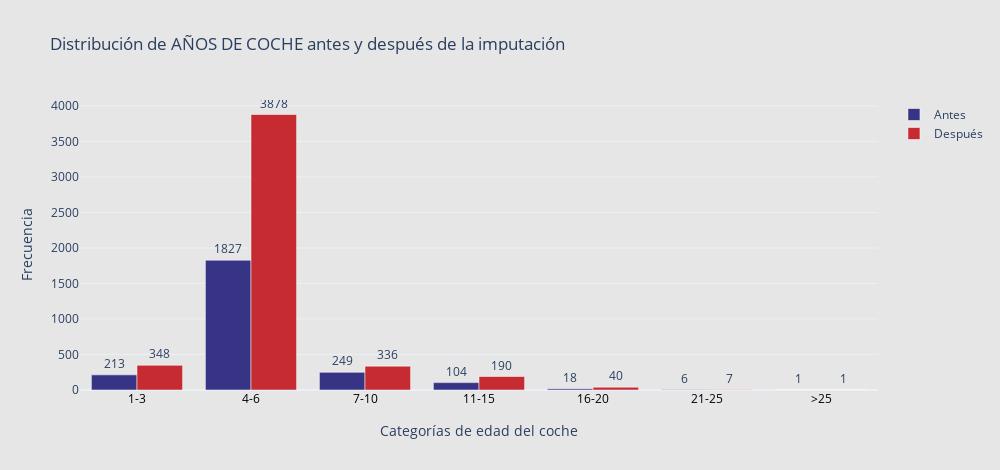

This figure's notebook cell:
### Code cell
# Valores agrupados por edad/años de coche (ordenados)
antes_vals = df_antes['edad_coche'].value_counts().sort_index()
despues_vals = df_bmw['años_coche'].value_counts().sort_index()

# Convertir índices en cadenas si es necesario (para evitar problemas en el eje X)
x_labels = [str(i) for i in antes_vals.index]

fig = go.Figure()

# Añadir barras para Antes
fig.add_trace(go.Bar(
    x=x_labels,
    y=antes_vals.values,
    name='Antes',
    marker_color='#373485',
    text=antes_vals.values,
    textposition='outside',
    opacity=1,
))

# Añadir barras para Después
fig.add_trace(go.Bar(
    x=x_labels,
    y=despues_vals.reindex(antes_vals.index, fill_value=0).values,
    name='Después',
    marker_color='#c52b30',
    text=despues_vals.reindex(antes_vals.index, fill_value=0).values,
    textposition='outside',
    opacity=1,
))

# Layout
fig.update_layout(
    title="Distribución de AÑOS DE COCHE antes y después de la imputación",
    xaxis_title="Categorías de edad del coche",
    yaxis_title="Frecuencia",
    barmode='group',
    template='plotly_white',
    width=1000,
    height=470,
    plot_bgcolor='#e6e6e7',
    paper_bgcolor='#e6e6e7',
    xaxis=dict(
        tickfont=dict(color='black'),
        title_standoff=20
    )
)

fig.show()

### Figure 1 — Plotly figure (JSON) as saved in the notebook; plotly's stock layout.template omitted (floating-point values rounded to 4 significant figures)
{"data": [{"marker": {"color": "#373485"}, "name": "Antes", "opacity": 1, "text": [213.0, 1827.0, 249.0, 104.0, 18.0, 6.0, 1.0], "textposition": "outside", "type": "bar", "x": ["1-3", "4-6", "7-10", "11-15", "16-20", "21-25", ">25"], "y": [213, 1827, 249, 104, 18, 6, 1]}, {"marker": {"color": "#c52b30"}, "name": "Después", "opacity": 1, "text": [348.0, 3878.0, 336.0, 190.0, 40.0, 7.0, 1.0], "textposition": "outside", "type": "bar", "x": ["1-3", "4-6", "7-10", "11-15", "16-20", "21-25", ">25"], "y": [348, 3878, 336, 190, 40, 7, 1]}], "layout": {"barmode": "group", "height": 470, "paper_bgcolor": "#e6e6e7", "plot_bgcolor": "#e6e6e7", "title": {"text": "Distribución de AÑOS DE COCHE antes y después de la imputación"}, "width": 1000, "xaxis": {"tickfont": {"color": "black"}, "title": {"standoff": 20, "text": "Categorías de edad del coche"}}, "yaxis": {"title": {"text": "Frecuencia"}}}}
